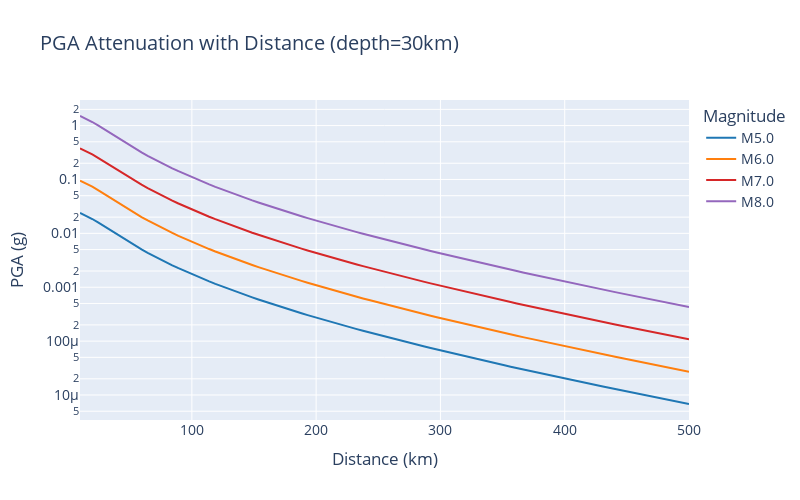

Notebook source saved alongside this figure:
### Code cell
# PGA Attenuation with Distance
import plotly.express as px
import numpy as np
from earthquake_exposure import metrics

# Generate theoretical attenuation curves for different magnitudes
distances = np.linspace(10, 500, 100)
depth = 30  # average depth

attenuation_data = []
for mag in [5.0, 6.0, 7.0, 8.0]:
    for d in distances:
        pga = metrics.calculate_pga_gmpe(mag, d, depth)
        attenuation_data.append({'Distance (km)': d, 'PGA (g)': pga, 'Magnitude': f'M{mag}'})

import pandas as pd
attenuation_df = pd.DataFrame(attenuation_data)

fig = px.line(
    attenuation_df,
    x='Distance (km)',
    y='PGA (g)',
    color='Magnitude',
    title='PGA Attenuation with Distance (depth=30km)',
    color_discrete_sequence=['#1f77b4', '#ff7f0e', '#d62728', '#9467bd']
)
fig.update_layout(
    height=500,
    width=800,
    font=dict(size=14),
    title_font_size=20,
    yaxis_type='log'  # log scale for better visualization
)
fig.show()
